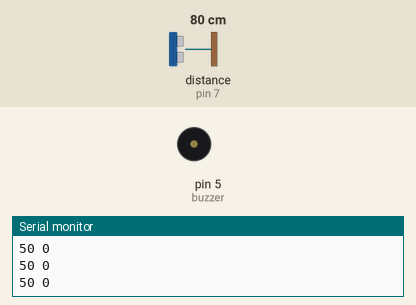
A sketch run on a simulated Arduino Uno, built with avr-gcc and run on an emulated ATmega328P. Parts: buzzer (waves = sounding, pin HIGH), the last lines printed to the serial monitor. The test bench sets the inputs (shaded band); at power-on: distance to the obstacle (sensor on pin 7) 80 cm. The echo pulse lasts 58.3 µs per cm.

Above: at 1.2 s.
1.3 s: distance to the obstacle (sensor on pin 7) set to 22 cm
4.3 s: distance to the obstacle (sensor on pin 7) set to 18 cm
At 4.7 s:
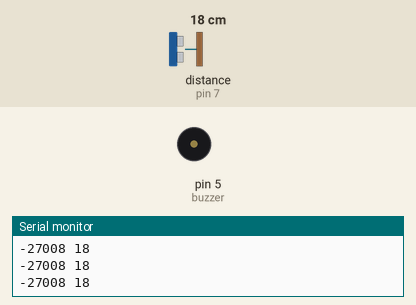
7.3 s: distance to the obstacle (sensor on pin 7) set to 14 cm
At 8.1 s:
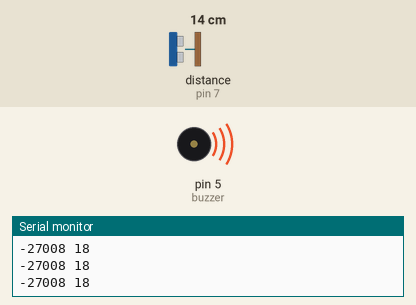
Timing chart, 0 to 16.3 s (numbered marks = the images above; inputs shaded):
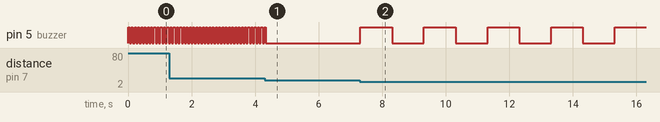

Measured:
- the behaviour switches between 21 and 20 cm on distance to the obstacle (sensor on pin 7) (found by bisection; images 0 and 1)
- the behaviour switches between 16 and 15 cm on distance to the obstacle (sensor on pin 7) (found by bisection; images 1 and 2)
- after the input at 4.3 s, pin 5 (buzzer): goes on until 4.3 s, then stays LOW
- after the input at 7.3 s, pin 5 (buzzer): alternates HIGH for 1.0 s and LOW for 1.0 s, starting at once
- by itself, pin 5 (buzzer): alternates HIGH for 0.05 s and LOW for 0.05 s

The sketch:

sensorDeRe2.ino
```cpp
#include <NewPing.h>

#define trigger 6
#define echo 7
#define maxdistance 20
#define buzzer 5

int tempo;
int distancia;

NewPing ultrassonico(trigger, echo, maxdistance);

void setup()
{
  pinMode(buzzer, OUTPUT);
  Serial.begin(9600);
}

void loop()
{
  tempo = 10000000;
  distancia = ultrassonico.ping_cm();

  digitalWrite(buzzer, LOW);

  if(distancia <= 15 && distancia > 10)
  {
    tempo = 1000;
    digitalWrite(buzzer, HIGH);
    delay(tempo);
    digitalWrite(buzzer, LOW);
    delay(tempo);
  }
  if(distancia <= 10 && distancia > 7)
  {
    tempo = 750;
    digitalWrite(buzzer, HIGH);
    delay(tempo);
    digitalWrite(buzzer, LOW);
    delay(tempo);
  }
  if(distancia <= 7 && distancia > 4)
  {
    tempo = 500;
    digitalWrite(buzzer, HIGH);
    delay(tempo);
    digitalWrite(buzzer, LOW);
    delay(tempo);
  }
  if(distancia <= 4 && distancia > 2)
  {
    tempo = 250;
    digitalWrite(buzzer, HIGH);
    delay(tempo);
    digitalWrite(buzzer, LOW);
    delay(tempo);
  }
  if(distancia <= 2)
  {
    tempo = 50;
    digitalWrite(buzzer, HIGH);
    delay(tempo);
    digitalWrite(buzzer, LOW);
    delay(tempo);
  }
  //tone(buzzer, 300, tempo);
  //delay(50);
  Serial.print(tempo);
  Serial.print(" ");
  Serial.println(distancia);
  }
```
